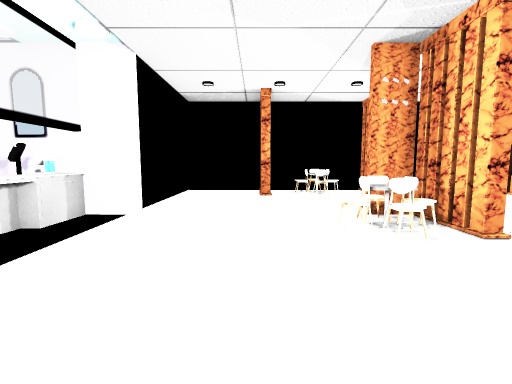
view 1 (above)

13 first-person views from a walk through a Unity game level. The camera is 1.2 m above the floor, tilts 6° down and sees 85° across. The floor is counted in squares, 1 m on a side. Each view is taken from the middle of a square. On the plan, view 1 faces up. The plan holds only what a view shows up to about 13 squares ahead; the rest is blank. The place goes on beyond the plan. The player is left out. Some animated figures are left out.

view 2
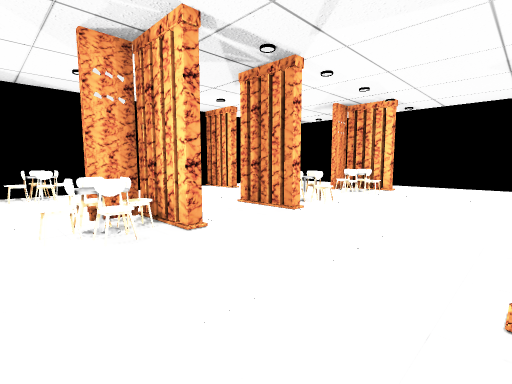

view 3
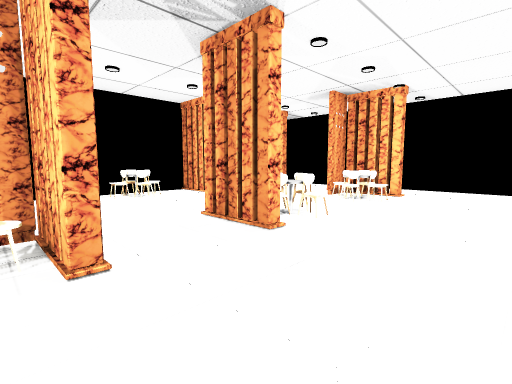

view 4
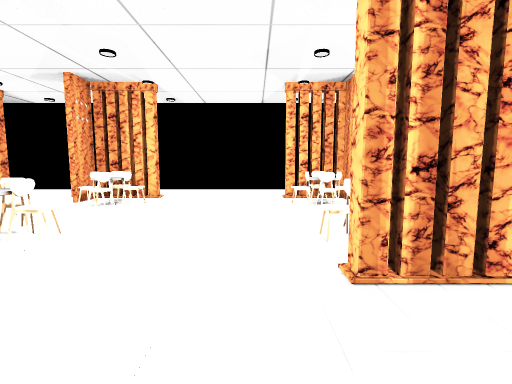

view 5
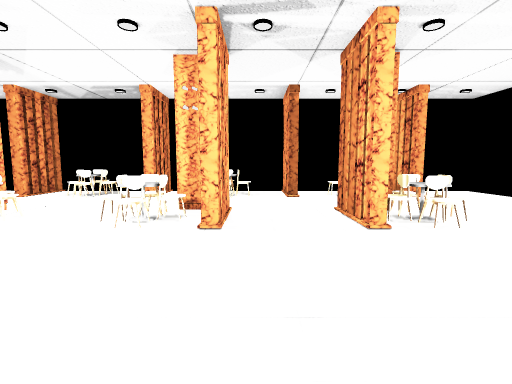

view 6
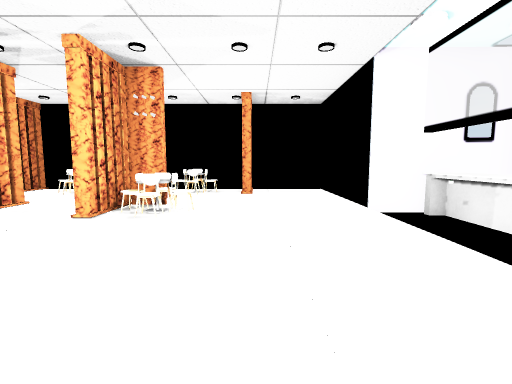

view 7
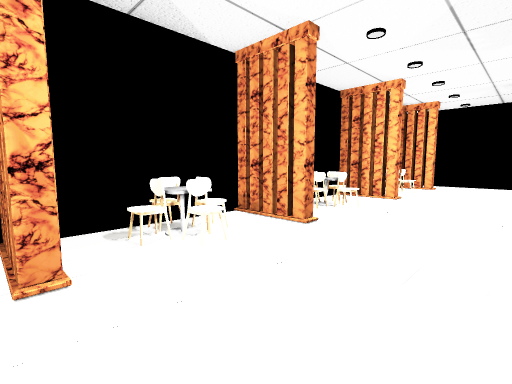

view 8
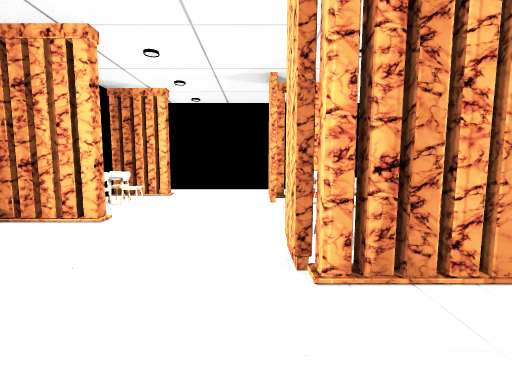

view 9
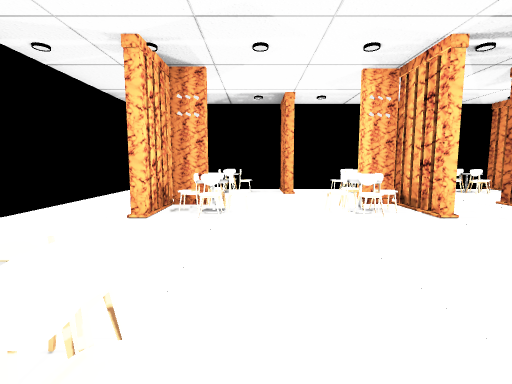

view 10
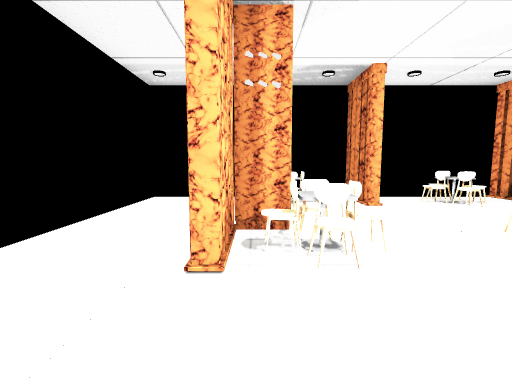

view 11
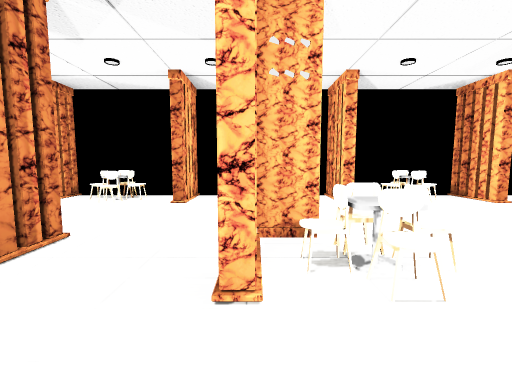

view 12
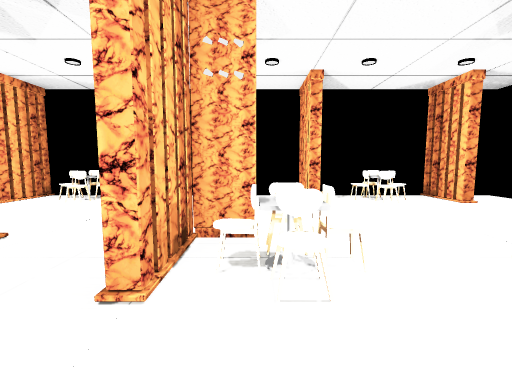

view 13
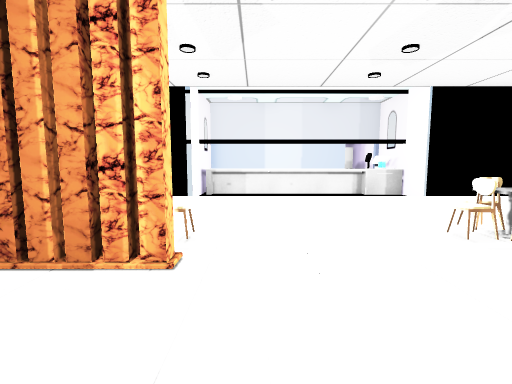

### Floor plan
Key: @ floor where view 1 was taken; # wall or solid block; x gap in a wall; . floor; O other object.
Columns run from 4 left of view 1 to 17 right of it. Each row starts with its distance up from view 1.
 12     ###O###O####O###
 11   ..x.OOO#.O..#.O.#..#
 10   ...................#
  9   ...................#
  8   ...................#
  7 ##...................#
  6 #......O#..##...O##  #
  5 #.....OO#..#OO..OOx..
  4 #......O.............
  3 #....................
  2 #....................#
  1 #O...................#
  0 #...@.OO........O....#
 -1 ##....OO#..#OO..O.#..#
 -2  #.....##..##....##..
 -3   ...................
 -4   ...................
 -5   ..#.OOO#.OO.#.OO#..
 -6   ..#. ..#. ..#. .#..#
 -7   ####################

Positions as (right, up) in squares from view 1, and headings:
1: (0, 0), facing up
2: (1, 0), facing up-right
3: (3, 1), facing up-right
4: (4, 1), facing right
5: (6, 5), facing down
6: (0, 6), facing down
7: (0, 7), facing up-right
8: (4, 7), facing right
9: (11, 6), facing down
10: (13, 3), facing down
11: (7, 2), facing up
12: (8, 2), facing up
13: (7, 1), facing left
